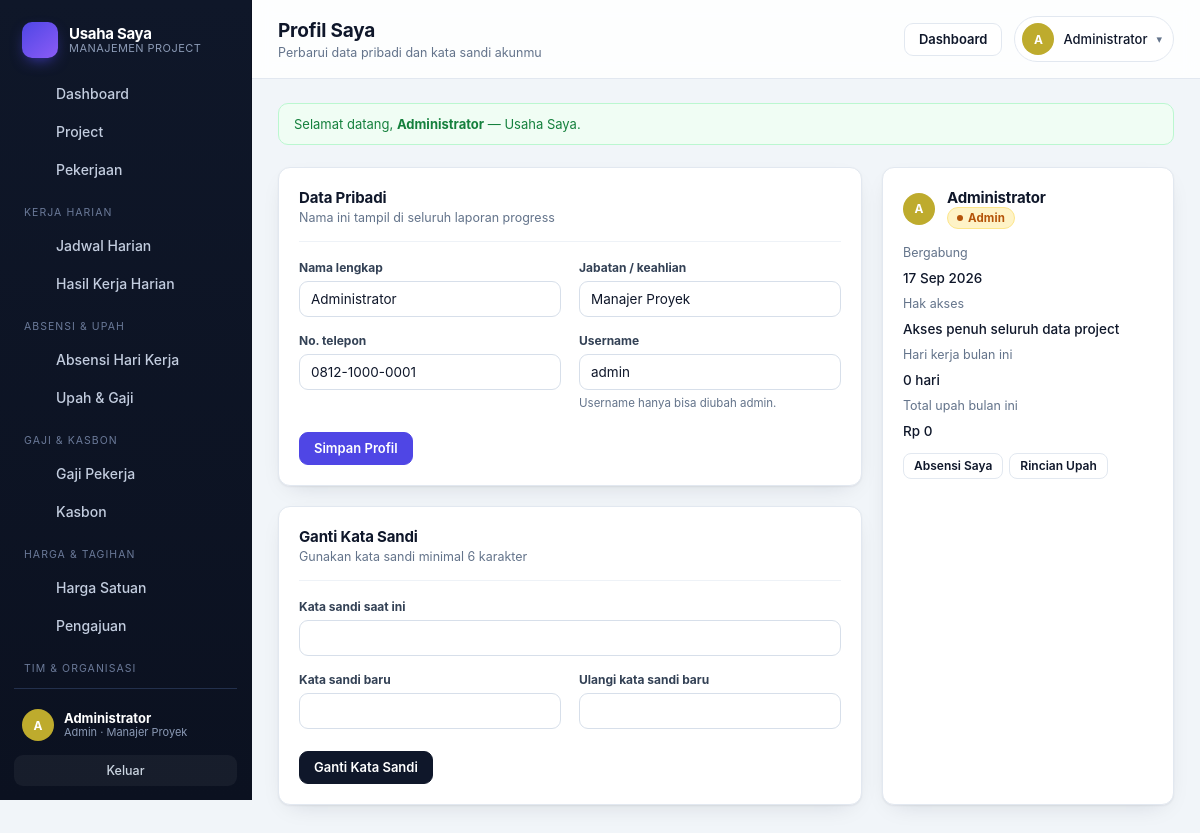
The app's page /profile.php (signed in) with its own data.
### tables this page shows
CREATE TABLE perusahaan (
    id                INTEGER PRIMARY KEY AUTOINCREMENT,
    nama              TEXT NOT NULL,
    slug              TEXT NOT NULL DEFAULT '',
    logo              TEXT NOT NULL DEFAULT '',
    kontak_nama       TEXT NOT NULL DEFAULT '',
    kontak_telepon    TEXT NOT NULL DEFAULT '',
    masa_aktif_sampai TEXT NOT NULL DEFAULT '',
    maks_user         INTEGER NOT NULL DEFAULT 0,
    aktif             INTEGER NOT NULL DEFAULT 1,
    catatan           TEXT NOT NULL DEFAULT '',
    created_at        TEXT NOT NULL DEFAULT (datetime('now','localtime'))
, tutup_buku_tgl INTEGER NOT NULL DEFAULT 25);

CREATE TABLE users (
    id            INTEGER PRIMARY KEY AUTOINCREMENT,
    username      TEXT NOT NULL UNIQUE,
    password_hash TEXT NOT NULL,
    nama          TEXT NOT NULL,
    role          TEXT NOT NULL DEFAULT 'pekerja',
    jabatan       TEXT NOT NULL DEFAULT '',
    telepon       TEXT NOT NULL DEFAULT '',
    aktif         INTEGER NOT NULL DEFAULT 1,
    created_at    TEXT NOT NULL DEFAULT (datetime('now','localtime'))
, upah_harian REAL NOT NULL DEFAULT 0, skema TEXT NOT NULL DEFAULT 'harian', perusahaan_id INTEGER NOT NULL DEFAULT 0, is_owner INTEGER NOT NULL DEFAULT 0);

### profile.php (the view, shortened to what the rows shown need)
<?php
require_once __DIR__ . '/inc/auth.php';
require_once __DIR__ . '/inc/layout.php';
$u = require_login();
$myStats = $u['role'] === 'pelaksana' ? pelaksana_stats((int) $u['id']) : ($u['role'] === 'pekerja' ? pekerja_stats((int) $u['id']) : null);
[$awalBulan, $akhirBulan] = default_periode();
$myUpah = upah_user_periode((int) $u['id'], $awalBulan, $akhirBulan);
render_header('Profil Saya', 'Perbarui data pribadi dan kata sandi akunmu', '<a class="btn" href="dashboard.php">Dashboard</a>');
?>
<div class="grid grid-side">
  <div class="grid" style="gap:20px">
    <form method="post" class="card">
      <div class="card-head" style="padding:0 0 16px;border-bottom:1px solid var(--line-soft);margin-bottom:18px">
        <div><h2>Data Pribadi</h2><p>Nama ini tampil di seluruh laporan progress</p></div>
      </div>
      <div class="form-grid">
        <div class="field">
          <label for="nama">Nama lengkap</label>
          <input type="text" id="nama" name="nama" value="<?= e($u['nama']) ?>" required>
        </div>
        <div class="field">
          <label for="jabatan">Jabatan / keahlian</label>
          <input type="text" id="jabatan" name="jabatan" value="<?= e($u['jabatan']) ?>">
        </div>
        <div class="field">
          <label for="telepon">No. telepon</label>
          <input type="tel" id="telepon" name="telepon" value="<?= e($u['telepon']) ?>">
        </div>
        <div class="field">
          <label>Username</label>
          <input type="text" value="<?= e($u['username']) ?>" disabled>
          <span class="hint">Username hanya bisa diubah admin.</span>
        </div>
      </div>
    </form>
    <form method="post" class="card">
      <div class="card-head" style="padding:0 0 16px;border-bottom:1px solid var(--line-soft);margin-bottom:18px">
        <div><h2>Ganti Kata Sandi</h2><p>Gunakan kata sandi minimal 6 karakter</p></div>
      </div>
    </form>
  </div>
  <div class="card">
    <div style="display:flex;align-items:center;gap:12px;margin-bottom:16px">
      <?= badge_avatar($u['nama']) ?>
      <div>
        <h2 class="card-title"><?= e($u['nama']) ?></h2>
        <span class="pill <?= $u['role'] === 'admin' ? 'pill-tertunda' : ($u['role'] === 'pelaksana' ? 'pill-proses' : 'pill-belum') ?>">
          <?= e(role_label($u['role'])) ?>
        </span>
      </div>
    </div>
    <dl class="kv" style="grid-template-columns:minmax(0,1fr)">
      <dt>Bergabung</dt><dd><?= e(tgl(substr((string) $u['created_at'], 0, 10))) ?></dd>
      <?php if ($myStats !== null && $u['role'] === 'pelaksana'): ?>
        <dt>Project dipimpin</dt><dd><?= (int) $myStats['projects'] ?> project (<?= (int) $myStats['projects_berjalan'] ?> berjalan)</dd>
        <dt>Pekerjaan dikelola</dt><dd><?= (int) $myStats['pekerjaan'] ?> pekerjaan · rata-rata <?= (int) $myStats['avg_progress'] ?>%</dd>
        <dt>Terlambat</dt><dd><?= (int) $myStats['terlambat'] ?> pekerjaan</dd>
      <?php elseif ($myStats !== null): ?>
        <dt>Tugas aktif</dt><dd><?= (int) $myStats['proses'] ?> dari <?= (int) $myStats['tugas'] ?> tugas</dd>
        <dt>Tugas selesai</dt><dd><?= (int) $myStats['selesai'] ?> tugas</dd>
        <dt>Project terlibat</dt><dd><?= (int) $myStats['projects'] ?> project</dd>
      <?php else: ?>
        <dt>Hak akses</dt><dd>Akses penuh seluruh data project</dd>
      <?php endif; ?>
      <dt>Hari kerja bulan ini</dt><dd><?= e(hari_format($myUpah['hari'])) ?></dd>
      <dt>Total upah bulan ini</dt><dd><?= e(rupiah($myUpah['total'])) ?></dd>
    </dl>
  </div>
</div>
<?php render_footer(); ?>

### inc/layout.php (shortened to what the rows shown need)
<?php
function render_header(string $title, string $subtitle = '', string $actions = ''): void
{
    $u = current_user();
    $merek = brand();
    ?>
<!DOCTYPE html>
<html lang="id">
<head>
<link rel="stylesheet" href="assets/style.css">
</head>
<body>
<div class="shell">
  <aside class="sidebar" id="sidebar">
    <div class="brand">
      <span class="brand-text">
        <strong><?= e($merek['nama']) ?></strong>
        <small>Manajemen Project</small>
      </span>
    </div>
    <div class="side-foot">
      <div class="side-user">
        <?= badge_avatar($u['nama']) ?>
        <div class="side-user-info">
          <strong><?= e($u['nama']) ?></strong>
          <small><?= e(role_label($u['role'])) ?><?= $u['jabatan'] ? ' · ' . e($u['jabatan']) : '' ?></small>
        </div>
      </div>
    </div>
  </aside>
  <main class="main">
    <header class="topbar">
      <div class="topbar-title">
        <h1><?= e($title) ?></h1>
      </div>
      <div class="topbar-actions">
        <details class="user-menu">
          <summary>
            <?= badge_avatar($u['nama']) ?>
            <span class="user-menu-name"><?= e($u['nama']) ?></span>
            <span class="caret">▾</span>
          </summary>
        </details>
      </div>
    </header>
    <div class="content">
<?php
}
function render_footer(): void
{
    ?>
    </div>
  </main>
</div>
</body>
</html>
<?php
}

### inc/util.php (shortened to what the rows shown need)
<?php
function e(?string $v): string
{
    return htmlspecialchars((string) $v, ENT_QUOTES, 'UTF-8');
}
function initials(string $nama): string
{
    $parts = preg_split('/\s+/', trim($nama)) ?: [];
    $out = '';
    foreach (array_slice($parts, 0, 2) as $p) {
        if (function_exists('mb_substr')) {
            $out .= mb_strtoupper(mb_substr($p, 0, 1), 'UTF-8');
        } else {
            preg_match('/./u', $p, $m);
            $out .= strtoupper($m[0] ?? '');
        }
    }
    return $out !== '' ? $out : '?';
}
function avatar_hue(string $s): int
{
    return (int) (crc32($s) % 360);
}
function badge_avatar(string $nama, string $size = ''): string
{
    return '<span class="avatar ' . $size . '" style="--h:' . avatar_hue($nama) . '">' . e(initials($nama)) . '</span>';
}

### records on screen
perusahaan: nama "Usaha Saya"
users: nama "A A A", nama "Administrator", role "Admin", jabatan "Manajer Proyek", telepon "0812-1000-0001", username "admin", created_at "17 Sep 2026", upah_harian "0 hari"

### other values on screen
$item['label'] "Dashboard"
$item['label'] "Project"
$item['label'] "Pekerjaan"
$item['sep'] "KERJA HARIAN"
$item['label'] "Jadwal Harian"
$item['label'] "Hasil Kerja Harian"
$item['sep'] "ABSENSI & UPAH"
$item['label'] "Absensi Hari Kerja"
$item['label'] "Upah & Gaji"
$item['sep'] "GAJI & KASBON"
$item['label'] "Gaji Pekerja"
$item['label'] "Kasbon"
$item['sep'] "HARGA & TAGIHAN"
$item['label'] "Harga Satuan"
$item['label'] "Pengajuan"
